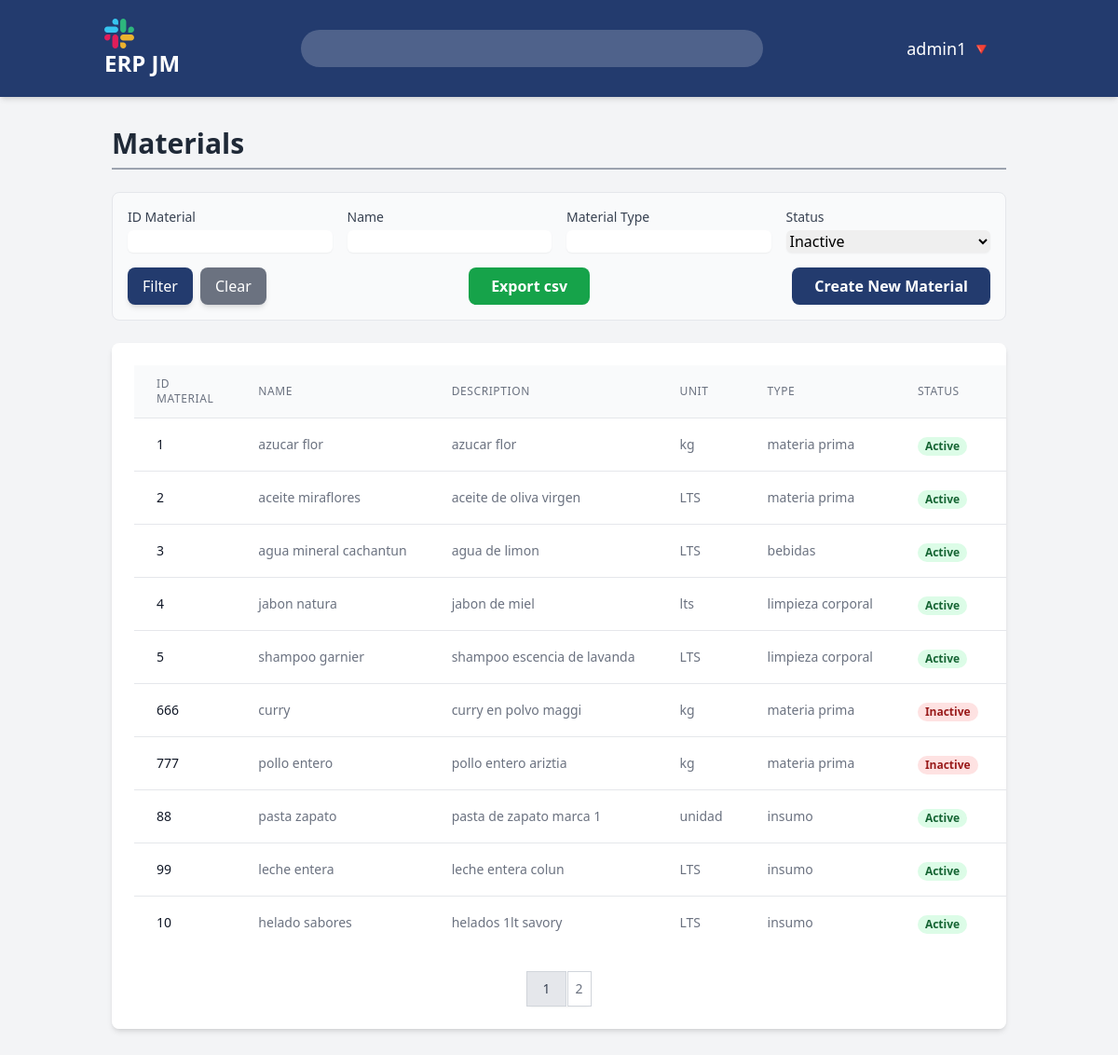
Before: /materials/ (signed in) with the older database file.
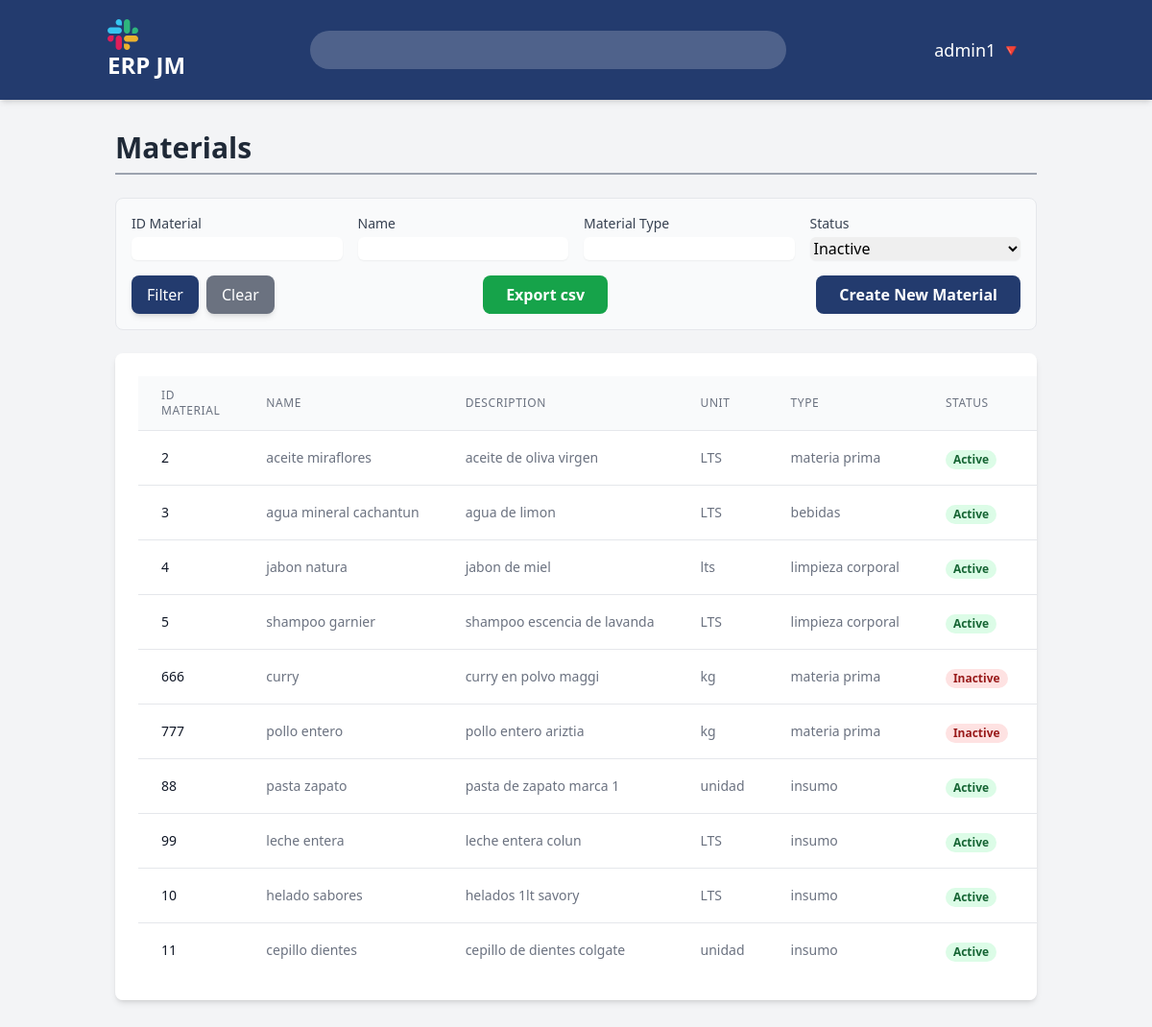
After: the same page with the newer database file.
### users/models.py (models this page shows)
class User(AbstractUser):
    user_id = models.AutoField(primary_key=True)
    username = models.CharField(max_length=150, unique=True)
    password = models.CharField(max_length=128)
    USERNAME_FIELD = 'username'
    class Meta:
        db_table = 'users'
        verbose_name = 'User'
        verbose_name_plural = 'Users'

### materials/models.py (models this page shows, shortened)
class Material(models.Model):
    id_material = models.CharField(max_length=50, null= True, unique=True,verbose_name="Material_ID")
    name = models.CharField(max_length=100, verbose_name="Name")
    description = models.TextField(max_length=250, blank=True, verbose_name="Description")
    unit = models.CharField(max_length=50, verbose_name="Unit measure")
    material_type = models.CharField(max_length=50, verbose_name="Material type")
    status = models.CharField(max_length=50,verbose_name="Status")
    create_at = models.DateTimeField(auto_now_add=True)
    update_at = models.DateTimeField(auto_now=True)
    created_by = models.ForeignKey(settings.AUTH_USER_MODEL, on_delete= models.SET_NULL, null= True)
    class Meta:
        verbose_name = "Material"
        verbose_name_plural = "Materials"

### materials/views.py (the view, shortened to what this page needs)
# urls.py: path('',views.materials_list,name='materials_list'),
@login_required
def materials_list(request):
    max_permission = UserRole.objects.filter(user_id=request.user).aggregate(max_permission=models.Max('role__materials'))['max_permission'] or 0
    if max_permission == 0:
        return redirect('dashboard')
    materials_list = Material.objects.all()
    id_material = request.GET.get('id_material')
    name = request.GET.get('name')
    material_type = request.GET.get('material_type')
    status = request.GET.get('status')
    if id_material:
        materials_list = materials_list.filter(id_material__icontains=id_material)
    if name:
        materials_list = materials_list.filter(name__icontains=name)
    if material_type:
        materials_list = materials_list.filter(material_type__icontains=material_type)
    if status is not None and status !='':
        materials_list = materials_list.filter(status=status)
    paginator = Paginator(materials_list,10)
    page_number = request.GET.get('page')
    page_obj = paginator.get_page(page_number)
    return render(request, 'materials/materials_list.html', {'page_obj': page_obj})

### core/context_processors.py (called while the page is built)
def get_permissions(request):
    permissions = { # ? asume por defecto que el valor de cada modulo es 0
        'customers': 0,
        'suppliers': 0,
        'materials': 0,
        'purchases': 0,
        'sales': 0,
        'inventory': 0,
        'accounting': 0,
        'reporting': 0,
    }
    roles = []
    if request.user.is_authenticated:
        user_roles = UserRole.objects.filter(user_id=request.user.pk)
        roles = [ur.role.role_name for ur in user_roles]
        for user_role in user_roles: # ? va recorriendo 1 a 1 cada modulo
            role = user_role.role
            for module in permissions.keys():
                current_permission = getattr(role,module,0)
                if current_permission > permissions[module]:
                    permissions[module] = current_permission
    return {'permissions': permissions, 'roles': roles}

### materials/templates/materials/materials_list.html (shortened to what this page needs)
{% extends "core/base.html" %}
{% load static %}
{% block content %}
<h2 class="text-3xl font-bold text-gray-800 mb-6 border-b-2 border-gray-400 pb-2">Materials</h2>
<div class="mb-6 p-4 border rounded-lg bg-gray-50">
    <form method="get" action="{% url 'materials:materials_list' %}" class="grid grid-cols-1 md:grid-cols-4 gap-4 items-end">
        <div class="col-span-1">
            <label for="id_material" class="block text-sm font-medium text-gray-700">ID Material</label>
            <input type="text" name="id_material" id="id_material" value="{{request.GET.id_material}}" class="mt-1 block w-full rounded-md border-gray-300 shadow-sm focus:border-indigo-300 focus:ring-indigo-200 focus:ring-opacity-50">
        </div>
        <div class="col-span-1">
            <label for="name" class="block text-sm font-medium text-gray-700">Name</label>
            <input type="text" name="name" id="name" value="{{request.GET.name}}" class="mt-1 block w-full rounded-md border-gray-300 shadow-sm focus:border-indigo-300 focus:ring-indigo-200 focus:ring-opacity-50">
        </div>
        <div class="col-span-1">
            <label for="material_type" class="block text-sm font-medium text-gray-700">Material Type</label>
            <input type="text" name="material_type" id="material_type" value="{{request.GET.material_type}}" class="mt-1 block w-full rounded-md border-gray-300 shadow-sm focus:border-indigo-300 focus:ring-indigo-200 focus:ring-opacity-50">
        </div>
        <div class="col-span-1">
            <label for="status" class="block text-sm font-medium text-gray-700">Status</label>
            <select name="status" id="status" class="mt-1 block w-full rounded-md border-gray-300 shadow-sm focus:border-indigo-300 focus:ring-indigo-200 focus:ring-opacity-50">
            <option value="Inactive" {% if not request.GET.status == "Inactive" %}selected{% endif %}>Inactive</option>
            </select>
        </div>
<div class="col-span-1 md:col-span-4">
    <div class="flex items-center justify-between">
        <div class="flex space-x-2">
            <button type="submit" class="w-full md:w-auto bg-[#233b6e] text-white px-4 py-2 rounded-lg shadow-md hover:bg-[#1a2c53] transition-colors duration-300">Filter</button>
            <a href="{% url 'materials:materials_list' %}" class="w-full md:w-auto bg-gray-500 text-white px-4 py-2 rounded-lg shadow-md hover:bg-gray-600 transition-colors duration-300 text-center">Clear</a>
        </div>
        <div class="flex items-center space-x-2 mt-4 md:mt-0">
            <a href="?export=csv" class="bg-green-600 text-white font-semibold py-2 px-6 rounded-lg transition-colors duration-300 hover:bg-green-700">
                Export csv
            </a>
        </div>
        {% if permissions.materials >= 2 %}
        <a href="{% url 'materials:material_create' %}" class="bg-[#233b6e] text-white font-semibold py-2 px-6 rounded-lg text-center transition-colors duration-300 hover:bg-[#1a2c53]">Create New Material</a>
        {% endif %}
    </div>
</div>
</form>
</div>
<div class="bg-white p-6 rounded-lg shadow-md overflow-x-auto">
    <table class="min-w-full divide-y divide-gray-200">
        <thead class="bg-gray-50">
            <tr>
                <th scope="col" class="px-6 py-3 text-left text-xs font-medium text-gray-500 uppercase tracking-wider">ID Material</th>
                <th scope="col" class="px-6 py-3 text-left text-xs font-medium text-gray-500 uppercase tracking-wider">Name</th>
                <th scope="col" class="px-6 py-3 text-left text-xs font-medium text-gray-500 uppercase tracking-wider">Description</th>
                <th scope="col" class="px-6 py-3 text-left text-xs font-medium text-gray-500 uppercase tracking-wider">Unit</th>
                <th scope="col" class="px-6 py-3 text-left text-xs font-medium text-gray-500 uppercase tracking-wider">Type</th>
                <th scope="col" class="px-6 py-3 text-left text-xs font-medium text-gray-500 uppercase tracking-wider">Status</th>
                <th scope="col" class="px-6 py-3 text-left text-xs font-medium text-gray-500 uppercase tracking-wider">User</th>
            </tr>
        </thead>
        <tbody class="bg-white divide-y divide-gray-200">
            {% for material in page_obj %}
            <tr>
                <td class="px-6 py-4 whitespace-nowrap text-sm font-medium text-gray-900">{{material.id_material}}</td>
                <td class="px-6 py-4 whitespace-nowrap text-sm text-gray-500">{{material.name}}</td>
                <td class="px-6 py-4 whitespace-nowrap text-sm text-gray-500">{{material.description}}</td>
                <td class="px-6 py-4 whitespace-nowrap text-sm text-gray-500">{{material.unit}}</td>
                <td class="px-6 py-4 whitespace-nowrap text-sm text-gray-500">{{material.material_type}}</td>
                <td class="px-6 py-4 whitespace-nowrap">
                    <span class="px-2 inline-flex text-xs leading-5 font-semibold rounded-full {% if material.status == 'Active' %} bg-green-100 text-green-800 {% else %} bg-red-100 text-red-800 {% endif %}">
                        {{material.status}}
                    </span>
                </td>
                <td class="px-6 py-4 whitespace-nowrap text-sm text-gray-900">{{material.created_by.username}}</td>
            </tr>
        {% empty %}
        <tr>
            <td colspan="7" class="px-6 py-4 whitespace-nowrap text-sm text-gray-500 text-center">No materials found</td>
        </tr>
        {% endfor %}
        </tbody>
    </table>
{% if page_obj.has_other_pages %}
<div class="flex justify-center mt-6">
    <nav class="relative z-0 inline-flex rounded-md shadow-sm space-x-px" aria-label="Pagination">
        {% for i in page_obj.paginator.page_range %}
        {% if page_obj.number == i %}
        <span class="relative inline-flex items-center px-4 py-2 border border-gray-300 bg-gray-200 text-sm font-medium text-gray-700">
            {{ i }}
        </span>
        {% else %}
        <a href="?page={{ i }}&id_material={{request.GET.id_material}}&name={{request.Get.name}}&material_type={{request.GET.material_type}}&status={{request.GET.status}}"
        class="relative inline-flex items-center px-2 py-2 border border-gray-300 bg-white text-sm font-medium text-gray-500 hover:bg-gray-50"
        >
            {{ i }}
        </a>
        {% endif %}
        {% endfor %}
    </nav>
</div>
{% endif %}
</div>
{% endblock content %}

### core/templates/core/base.html (shortened to what this page needs)
{% load static %}
 <!DOCTYPE html>
 <html lang="en">
 <head>
    <script src="https://cdn.tailwindcss.com"></script>
 </head>
 <body class="bg-gray-100 font-sans">
    <nav class="bg-[#233b6e] text-white shadow-md">
        <div class="container mx-auto px-4 py-4 flex flex-col md:flex-row justify-between items-center space-y-4 md:space-y-0">
            <a href="{% url 'dashboard' %}" class="text-2xl font-bold rounded-lg px-2 py-1 transition-all hover:bg-white/10">
                <img src="{% static 'img/logo.svg' %}" alt="ERP JM" class="h-8 w-8">
                <span>ERP JM</span>
            </a>
            <div class="relative w-full md:w-1/2">
                <input type="text"
                id="transaction-input"
                class="w-full bg-white/20 text-white rounded-full py-2 pl-10 pr-4 focus:outline-none focus:ring-2 focus:ring-white/50 placeholder-gray-300">
            </div>
            <div class="flex items-center space-x-6">
                <div class="relative">
                    <button id="user-menu-button"
                    class="flex items-center space-x-2 text-lg font-medium transition-all hover:bg-white/10 p-2 rounded-lg">
                        <span>{{ user.first_name|default:user.username }} 🔻</span>
                        <svg xmlns="http://www.w3.org/2000/svg" width="16" height="16" viewBox="0 0 24 24" fill="none" stroke="currentColor" stroke-width="2" stroke-linecap="round" stroke-linejoin="round" class="lucide lucide-circle-user">
                    </button>
                </div>
            </div>
        </div>
    </nav>
    <main class="container mx-auto p-8">
        {% block content %}
        {% endblock content %}
    </main>
 </body>
 </html>

Changed rows visible on the page:
removed Material: id_material "1", name "azucar flor", description "azucar flor", unit "kg", material_type "materia prima", status "Active"
now on this page (row unchanged): Material: id_material "11", name "cepillo dientes", description "cepillo de dientes colgate", unit "unidad", material_type "insumo", status "Active"
Other visible differences:
list line gone: "1"
list line gone: "2"
